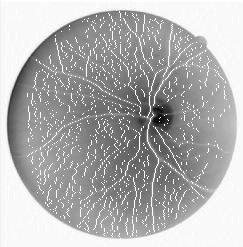
%> input picture centerline.jpg, 243 x 247 px
$ octave --eval "result = diag45(imread('centerline.jpg'));"   (GNU Octave 9; MATLAB toolbox functions it lacks are replaced by stand-ins)
%> lines starting %> are read from the running program, lines starting %| are printed output that depends on the picture
function [C bwC]=diag45(A)


filter=[0 0 -1 0 0 0 0;0 -2 0 -2 0 0 0;-1 0 -4 0 0 0 0;....
     0 -2 0 0 0 2 0;0 0 0 0 4 0 1;0 0 0 2 0 2 0;0 0 0 0 1 0 0];
[m n]=size(filter);
A=rgb2gray(A);
%> A is the input picture: size 247x243 uint8; min 0, max 255, mean 177.4
A=im2double(A);
%> A: size 247x243 double
B=A;
A=imcomplement(A);
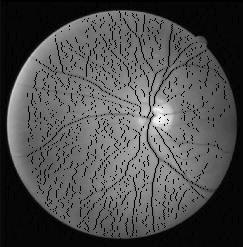
%> A: size 247x243 double; min 0, max 1, mean 0.304
[r c]=size(A);
%> r = 247; c = 243
tm=floor(m/2);tn=floor(n/2);
B=zeros(r+2*tm,c+2*tn);
B(tm+1:tm+r,tn+1:tn+c)=A; % zero padded A
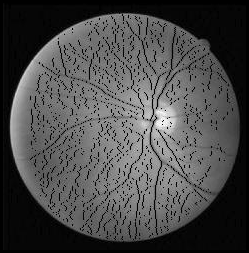
%> B: size 253x249 double; min 0, max 1, mean 0.29
DA=zeros(r,c);
C=zeros(r,c);
bwC=zeros(r,c);

% APPLY THE FILTER ON B
for i=tm+1:r+tm
    for j=tn+1:c+tn
        subimg=B(i-tm:i+tm,j-tn:j+tn);
        DA(i-tm,j-tn)=sum(sum(filter.*subimg));
    end
end
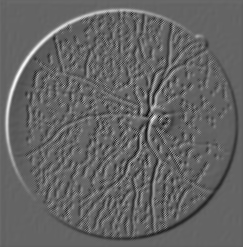
%> DA: size 247x243 double; min -5.82, max 8.9, mean -0.000182; drawn with min black and max white


% SEARCH FOR SPECIFIC COMBINATION OF SIGNS IN DA
% 4-window search

for i=1:r
    for j=1:c
        lenb=4;
        for step=0:3
            if i+step <=r & j+step <=c
                b(step+1)=DA(i+step,j+step);
            else
                lenb=step;
                break;
            end
        end

        % if lenb=4 then b is of length 4 otherwise
        % length of b is less than 4 and in that case we don't
        % search for specific combination of signs.

        if lenb==4;
            flag=0;
            % look if b has the specific combination of signs
            adv=mean(b);
            if b(2)>0 & b(3)<0
                if b(1)>0 & ( b(4)<0 | adv>0 )
                    flag=1;
                end
                if adv<0 & b(4)<0
                    flag=1;
                end
            end
            % perform the search for the local maxima in the
            % underlying image if the specific combination of signs if
            % detected i.e, if flag equals one
            if flag==1
                for step=0:3
                    a(step+1)=A(i+step,j+step);
                end
                [value position]=max(a);
                C(i+position-1,j+position-1)=max(b) + abs(min(b));
                bwC(i+position-1,j+position-1)=1;
            end
        end

    end
end
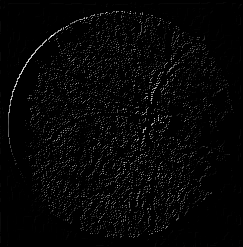
%> C: size 247x243 double; min 0, max 10.59, mean 0.258; drawn with min black and max white
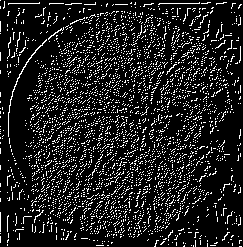
%> bwC: size 247x243 double; values 0 (black) and 1 (white), 12.9% white in thin lines or dots
%> after the loop, a = [0.0235 0.0275 0.0275 0.0314]; adv = -0.123; b = [-0.318 -0.318 -0.318 -0.318]; flag = 0; position = 4; value = 0.0314


% [16 lines of commented-out code are left out]
